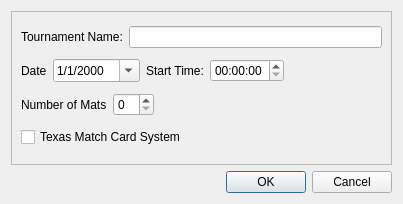
<?xml version="1.0" encoding="UTF-8"?>
<ui version="4.0">
 <class>TournamentInfoDialog</class>
 <widget class="QDialog" name="TournamentInfoDialog">
  <property name="geometry">
   <rect>
    <x>0</x>
    <y>0</y>
    <width>403</width>
    <height>204</height>
   </rect>
  </property>
  <property name="windowTitle">
   <string>Tournament Info</string>
  </property>
  <property name="modal">
   <bool>true</bool>
  </property>
  <layout class="QVBoxLayout" name="verticalLayout">
   <item>
    <widget class="QFrame" name="tournamentFrame">
     <property name="frameShape">
      <enum>QFrame::StyledPanel</enum>
     </property>
     <property name="frameShadow">
      <enum>QFrame::Raised</enum>
     </property>
     <layout class="QVBoxLayout" name="verticalLayout_2">
      <item>
       <layout class="QHBoxLayout" name="horizontalLayout">
        <item>
         <widget class="QLabel" name="label">
          <property name="text">
           <string>Tournament Name:</string>
          </property>
         </widget>
        </item>
        <item>
         <widget class="QLineEdit" name="tournamentName"/>
        </item>
       </layout>
      </item>
      <item>
       <layout class="QHBoxLayout" name="horizontalLayout_2">
        <item>
         <widget class="QLabel" name="label_2">
          <property name="text">
           <string>Date</string>
          </property>
         </widget>
        </item>
        <item>
         <widget class="QDateEdit" name="tournamentDate">
          <property name="dateTime">
           <datetime>
            <hour>0</hour>
            <minute>0</minute>
            <second>0</second>
            <year>2000</year>
            <month>1</month>
            <day>1</day>
           </datetime>
          </property>
          <property name="displayFormat">
           <string>M/d/yyyy</string>
          </property>
          <property name="calendarPopup">
           <bool>true</bool>
          </property>
         </widget>
        </item>
        <item>
         <widget class="QLabel" name="label_3">
          <property name="text">
           <string>Start Time:</string>
          </property>
         </widget>
        </item>
        <item>
         <widget class="QTimeEdit" name="startTime">
          <property name="calendarPopup">
           <bool>true</bool>
          </property>
         </widget>
        </item>
        <item>
         <spacer name="horizontalSpacer">
          <property name="orientation">
           <enum>Qt::Horizontal</enum>
          </property>
          <property name="sizeHint" stdset="0">
           <size>
            <width>40</width>
            <height>20</height>
           </size>
          </property>
         </spacer>
        </item>
       </layout>
      </item>
      <item>
       <layout class="QHBoxLayout" name="horizontalLayout_3">
        <item>
         <widget class="QLabel" name="label_4">
          <property name="text">
           <string>Number of Mats</string>
          </property>
         </widget>
        </item>
        <item>
         <widget class="QSpinBox" name="numMats"/>
        </item>
        <item>
         <spacer name="horizontalSpacer_2">
          <property name="orientation">
           <enum>Qt::Horizontal</enum>
          </property>
          <property name="sizeHint" stdset="0">
           <size>
            <width>40</width>
            <height>20</height>
           </size>
          </property>
         </spacer>
        </item>
       </layout>
      </item>
      <item>
       <widget class="QCheckBox" name="useTexasMatchCards">
        <property name="text">
         <string>Texas Match Card System</string>
        </property>
       </widget>
      </item>
     </layout>
    </widget>
   </item>
   <item>
    <widget class="QDialogButtonBox" name="buttonBox">
     <property name="orientation">
      <enum>Qt::Horizontal</enum>
     </property>
     <property name="standardButtons">
      <set>QDialogButtonBox::Cancel|QDialogButtonBox::Ok</set>
     </property>
    </widget>
   </item>
  </layout>
 </widget>
 <resources/>
 <connections>
  <connection>
   <sender>buttonBox</sender>
   <signal>accepted()</signal>
   <receiver>TournamentInfoDialog</receiver>
   <slot>accept()</slot>
   <hints>
    <hint type="sourcelabel">
     <x>248</x>
     <y>254</y>
    </hint>
    <hint type="destinationlabel">
     <x>157</x>
     <y>274</y>
    </hint>
   </hints>
  </connection>
  <connection>
   <sender>buttonBox</sender>
   <signal>rejected()</signal>
   <receiver>TournamentInfoDialog</receiver>
   <slot>reject()</slot>
   <hints>
    <hint type="sourcelabel">
     <x>316</x>
     <y>260</y>
    </hint>
    <hint type="destinationlabel">
     <x>286</x>
     <y>274</y>
    </hint>
   </hints>
  </connection>
 </connections>
</ui>
